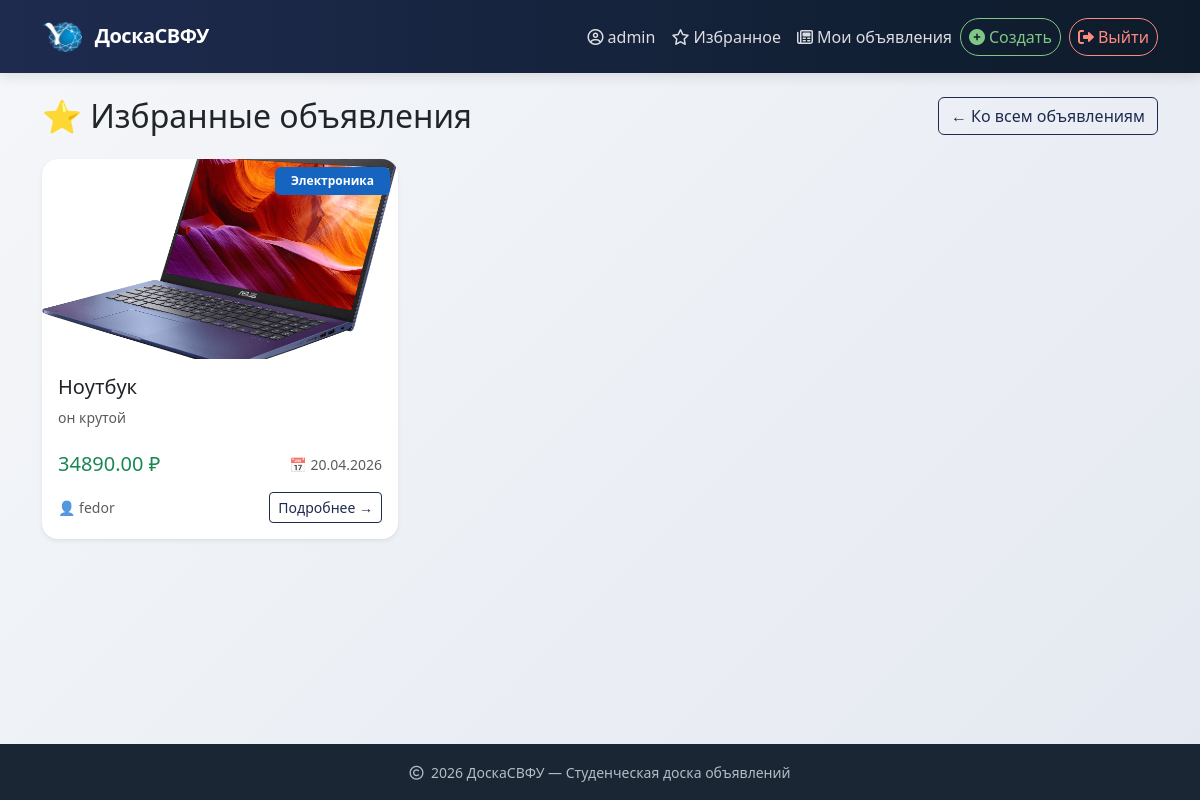
The page /favorites/ (signed in) on the database its author committed.
### ads/models.py (models this page shows, shortened)
class Favorite(models.Model):
    user = models.ForeignKey(User, on_delete=models.CASCADE, related_name='favorites')
    ad = models.ForeignKey(Ad, on_delete=models.CASCADE, related_name='favorited_by')
    created_at = models.DateTimeField(auto_now_add=True)
    class Meta:
        unique_together = ['user', 'ad']
        verbose_name = "Favorite"
        verbose_name_plural = "Favorites"

class Ad(models.Model):
    title = models.CharField(max_length=200, verbose_name="Название")
    description = models.TextField(verbose_name="Описание")
    price = models.DecimalField(max_digits=10, decimal_places=2, verbose_name="Цена")
    image = models.ImageField(upload_to='ads/', blank=True, null=True, verbose_name="Фотография")
    category = models.ForeignKey(Category, on_delete=models.CASCADE, related_name='ads', verbose_name="Категория")
    author = models.ForeignKey(User, on_delete=models.CASCADE, related_name='ads', verbose_name="Продавец")
    created_at = models.DateTimeField(auto_now_add=True, verbose_name="Создано в")
    is_active = models.BooleanField(default=True, verbose_name="Активно")
    contact_info = models.CharField(max_length=200, blank=True, verbose_name="Контакты для связи", help_text="Телефон, Telegram, email")
    class Meta:
        verbose_name = "Ad"
        verbose_name_plural = "Ads"
        ordering = ['-created_at']

class Category(models.Model):
    name = models.CharField(max_length=100, unique=True, verbose_name="Name")
    class Meta:
        verbose_name = "Категория"
        verbose_name_plural = "Категории"

### ads/views.py (the view)
# urls.py: path('favorites/', views.FavoriteListView.as_view(), name='favorite_list'),
class FavoriteListView(LoginRequiredMixin, ListView):
    model = Favorite
    template_name = 'ads/favorite_list.html'
    context_object_name = 'favorites'
    def get_queryset(self):
        return Favorite.objects.filter(user=self.request.user).select_related('ad')

### templates/ads/favorite_list.html (shortened to what this page needs)
{% extends "base.html" %}
{% load static %}
{% block content %}
<div class="d-flex justify-content-between align-items-center mb-4">
    <h1 class="h2 mb-0">⭐ Избранные объявления</h1>
    <a href="{% url 'ads:ad_list' %}" class="btn btn-outline-primary">
        ← Ко всем объявлениям
    </a>
</div>
{% if favorites %}
<div class="row g-4">
    {% for fav in favorites %}
    <div class="col-lg-4 col-md-6">
        <div class="card h-100 shadow-sm border-0 hover-shadow">
            <div class="position-relative">
                {% if fav.ad.image %}
                <img src="{{ fav.ad.image.url }}" class="card-img-top" alt="{{ fav.ad.title }}"
                     style="height: 200px; object-fit: cover; border-top-left-radius: 0.5rem; border-top-right-radius: 0.5rem;">
                {% else %}
                <div class="bg-light d-flex align-items-center justify-content-center"
                     style="height: 200px; border-top-left-radius: 0.5rem; border-top-right-radius: 0.5rem;">
                    <span class="text-muted">📷 Нет фото</span>
                </div>
                {% endif %}
                <span class="badge bg-primary position-absolute top-0 end-0 m-2 px-3 py-2">
                    {{ fav.ad.category.name }}
                </span>
            </div>
            <div class="card-body d-flex flex-column">
                <h5 class="card-title">
                    <a href="{% url 'ads:ad_detail' fav.ad.pk %}" class="text-decoration-none text-dark">
                        {{ fav.ad.title }}
                    </a>
                </h5>
                <p class="card-text text-muted small flex-grow-1">
                    {{ fav.ad.description|truncatechars:120 }}
                </p>
                <div class="d-flex justify-content-between align-items-center mt-2">
                    <span class="h5 mb-0 text-success">{{ fav.ad.price }} ₽</span>
                    <small class="text-muted">
                        📅 {{ fav.ad.created_at|date:"d.m.Y" }}
                    </small>
                </div>
            </div>
            <div class="card-footer bg-transparent border-0 pb-3 pt-0">
                <div class="d-flex justify-content-between align-items-center">
                    <span class="text-muted small">
                        👤 {{ fav.ad.author.username }}
                    </span>
                    <a href="{% url 'ads:ad_detail' fav.ad.pk %}" class="btn btn-sm btn-outline-primary">
                        Подробнее →
                    </a>
                </div>
            </div>
        </div>
    </div>
    {% endfor %}
</div>
{% endif %}
{% endblock %}

### templates/base.html (shortened to what this page needs)
{% load static %}
<!DOCTYPE html>
<html lang="ru">
<head>
    <link href="https://cdn.jsdelivr.net/npm/bootstrap@5.3.0/dist/css/bootstrap.min.css" rel="stylesheet">
    <link rel="stylesheet" href="https://cdnjs.cloudflare.com/ajax/libs/font-awesome/6.0.0/css/all.min.css">
</head>
<body>
    <nav class="navbar navbar-expand-lg navbar-dark py-3">
        <div class="container">
            <a class="navbar-brand" href="{% url 'ads:ad_list' %}">
                <img src="{% static 'ads/logo1.png' %}" alt="Logo" width="40" height="30" class="d-inline-block align-text-top me-2">
                ДоскаСВФУ
            </a>
            <div class="collapse navbar-collapse" id="navbarNav">
                <ul class="navbar-nav ms-auto align-items-lg-center">
                    {% if user.is_authenticated %}
                    <li class="nav-item">
                        <a class="nav-link" href="{% url 'ads:user_profile' user.username %}">
                            <i class="far fa-user-circle me-1"></i>{{ user.username }}
                        </a>
                    </li>
                    <li class="nav-item">
                        <a class="nav-link" href="{% url 'ads:favorite_list' %}">
                            <i class="far fa-star me-1"></i>Избранное
                        </a>
                    </li>
                    <li class="nav-item">
                        <a class="nav-link" href="{% url 'ads:my_ads' %}">
                            <i class="far fa-newspaper me-1"></i>Мои объявления
                        </a>
                    </li>
                    <li class="nav-item">
                        <a class="btn btn-link nav-link btn-nav btn-add" href="{% url 'ads:ad_create' %}">
                            <i class="fas fa-plus-circle me-1"></i>Создать
                        </a>
                    </li>
                    <li class="nav-item ms-lg-2">
                        <form method="post" action="{% url 'logout' %}" class="d-inline">
                            <button type="submit" class="btn btn-link nav-link btn-logout">
                                <i class="fas fa-sign-out-alt me-1"></i>Выйти
                            </button>
                        </form>
                    </li>
                    {% endif %}
                </ul>
            </div>
        </div>
    </nav>
    <main class="container my-4">
        {% block content %}{% endblock %}
    </main>
    <footer class="footer mt-auto py-3">
        <div class="container text-center">
            <small>
                <i class="far fa-copyright me-1"></i> 2026 ДоскаСВФУ — Студенческая доска объявлений
            </small>
        </div>
    </footer>
</body>
</html>

### templates/base.html (style rules this page uses)
body { display: flex; flex-direction: column; min-height: 100vh; background: linear-gradient(135deg, #f5f7fa 0%, #e4e8f0 100%); font-family: 'Segoe UI', system-ui, sans-serif; }
main { flex: 1; }
.navbar { background: linear-gradient(90deg, #1e2b4f 0%, #0d1b2a 100%) !important; box-shadow: 0 4px 12px rgba(0,0,0,0.1); }
.navbar-brand { font-weight: 600; letter-spacing: -0.5px; }
.nav-link { color: rgba(255,255,255,0.85) !important; transition: color 0.2s; }
.btn-logout { color: #ff8a80 !important; border: 1px solid #ff8a80; border-radius: 30px; padding: 0.375rem 1.2rem; background: transparent; transition: all 0.2s; }
.card { border: none; border-radius: 16px; overflow: hidden; transition: transform 0.2s, box-shadow 0.2s; }
.btn-outline-primary { color: #1e2b4f; border-color: #1e2b4f; }
.footer { background-color: #1a2634; color: #b0bec5; }
.badge.bg-primary { background-color: #1565c0 !important; }
.btn-nav { border-radius: 30px; padding: 0.375rem 1.2rem; transition: all 0.2s; border: 1px solid transparent; }
.btn-logout { color: #ff8a80 !important; border-color: #ff8a80; background: transparent; }
.btn-add { color: #81c784 !important; border-color: #81c784; background: transparent; }

### rows shown on the page
Favorite: ad.image (picture), ad.category.name "Электроника", ad "Ноутбук", ad.description "он крутой", ad.price "34890.00", ad.created_at "20.04.2026", ad.author.username "fedor"

### other values the page prints
{{ user.username }} "admin"
